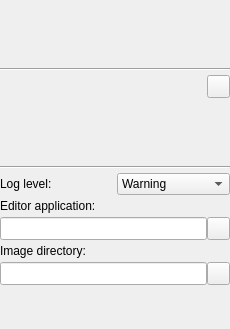
<?xml version="1.0" encoding="UTF-8"?>
<ui version="4.0">
 <class>ConfigurationToolbox</class>
 <widget class="QWidget" name="ConfigurationToolbox">
  <property name="minimumSize">
   <size>
    <width>230</width>
    <height>320</height>
   </size>
  </property>
  <property name="maximumSize">
   <size>
    <width>230</width>
    <height>16777215</height>
   </size>
  </property>
  <property name="windowTitle">
   <string>Configuration</string>
  </property>
  <layout class="QVBoxLayout" name="verticalLayout">
   <property name="spacing">
    <number>4</number>
   </property>
   <property name="leftMargin">
    <number>0</number>
   </property>
   <property name="topMargin">
    <number>4</number>
   </property>
   <property name="rightMargin">
    <number>0</number>
   </property>
   <property name="bottomMargin">
    <number>4</number>
   </property>
   <item>
    <widget class="QWidget" name="deviceSetSelectionWidget" native="true">
     <property name="minimumSize">
      <size>
       <width>0</width>
       <height>48</height>
      </size>
     </property>
     <property name="maximumSize">
      <size>
       <width>16777215</width>
       <height>208</height>
      </size>
     </property>
    </widget>
   </item>
   <item>
    <spacer name="verticalSpacer_9">
     <property name="orientation">
      <enum>Qt::Vertical</enum>
     </property>
     <property name="sizeType">
      <enum>QSizePolicy::Fixed</enum>
     </property>
     <property name="sizeHint" stdset="0">
      <size>
       <width>158</width>
       <height>12</height>
      </size>
     </property>
    </spacer>
   </item>
   <item>
    <widget class="Line" name="line">
     <property name="orientation">
      <enum>Qt::Horizontal</enum>
     </property>
    </widget>
   </item>
   <item>
    <layout class="QHBoxLayout" name="horizontalLayout">
     <property name="spacing">
      <number>4</number>
     </property>
     <item>
      <spacer name="horizontalSpacer">
       <property name="orientation">
        <enum>Qt::Horizontal</enum>
       </property>
       <property name="sizeHint" stdset="0">
        <size>
         <width>40</width>
         <height>20</height>
        </size>
       </property>
      </spacer>
     </item>
     <item>
      <widget class="QPushButton" name="pushButton_PopOut">
       <property name="minimumSize">
        <size>
         <width>23</width>
         <height>23</height>
        </size>
       </property>
       <property name="maximumSize">
        <size>
         <width>23</width>
         <height>23</height>
        </size>
       </property>
       <property name="toolTip">
        <string>Pop out (or back) tool state window</string>
       </property>
       <property name="text">
        <string/>
       </property>
       <property name="icon">
        <iconset resource="../../CommonWidgets/CommonWidgets.qrc">
         <normaloff>:/icons/Resources/icon_PopOut.png</normaloff>:/icons/Resources/icon_PopOut.png</iconset>
       </property>
       <property name="checkable">
        <bool>true</bool>
       </property>
      </widget>
     </item>
    </layout>
   </item>
   <item>
    <widget class="QWidget" name="toolStateDisplayWidget" native="true">
     <property name="minimumSize">
      <size>
       <width>0</width>
       <height>48</height>
      </size>
     </property>
    </widget>
   </item>
   <item>
    <spacer name="verticalSpacer_2">
     <property name="orientation">
      <enum>Qt::Vertical</enum>
     </property>
     <property name="sizeType">
      <enum>QSizePolicy::Fixed</enum>
     </property>
     <property name="sizeHint" stdset="0">
      <size>
       <width>20</width>
       <height>12</height>
      </size>
     </property>
    </spacer>
   </item>
   <item>
    <widget class="Line" name="line_2">
     <property name="orientation">
      <enum>Qt::Horizontal</enum>
     </property>
    </widget>
   </item>
   <item>
    <layout class="QHBoxLayout" name="horizontalLayout_2">
     <item>
      <widget class="QLabel" name="labelLogLevel">
       <property name="sizePolicy">
        <sizepolicy hsizetype="Preferred" vsizetype="Preferred">
         <horstretch>0</horstretch>
         <verstretch>0</verstretch>
        </sizepolicy>
       </property>
       <property name="text">
        <string>Log level:</string>
       </property>
      </widget>
     </item>
     <item>
      <widget class="QComboBox" name="comboBox_LogLevel">
       <property name="sizePolicy">
        <sizepolicy hsizetype="Preferred" vsizetype="Fixed">
         <horstretch>0</horstretch>
         <verstretch>0</verstretch>
        </sizepolicy>
       </property>
       <property name="toolTip">
        <string>Level of log entries that are displayed</string>
       </property>
       <property name="currentIndex">
        <number>1</number>
       </property>
       <item>
        <property name="text">
         <string>Error</string>
        </property>
       </item>
       <item>
        <property name="text">
         <string>Warning</string>
        </property>
       </item>
       <item>
        <property name="text">
         <string>Info</string>
        </property>
       </item>
       <item>
        <property name="text">
         <string>Debug</string>
        </property>
       </item>
       <item>
        <property name="text">
         <string>Trace</string>
        </property>
       </item>
      </widget>
     </item>
    </layout>
   </item>
   <item>
    <widget class="QLabel" name="label_EditorApplicationExecutable">
     <property name="toolTip">
      <string>Path of the editor application executable that is used to open configuration files</string>
     </property>
     <property name="text">
      <string>Editor application:</string>
     </property>
    </widget>
   </item>
   <item>
    <layout class="QHBoxLayout" name="horizontalLayout_3">
     <property name="spacing">
      <number>0</number>
     </property>
     <item>
      <widget class="QLineEdit" name="lineEdit_EditorApplicationExecutable">
       <property name="sizePolicy">
        <sizepolicy hsizetype="Expanding" vsizetype="Preferred">
         <horstretch>0</horstretch>
         <verstretch>0</verstretch>
        </sizepolicy>
       </property>
       <property name="toolTip">
        <string>Path of the editor application executable that is used to open configuration files</string>
       </property>
       <property name="readOnly">
        <bool>true</bool>
       </property>
      </widget>
     </item>
     <item>
      <widget class="QPushButton" name="pushButton_SelectEditorApplicationExecutable">
       <property name="sizePolicy">
        <sizepolicy hsizetype="Fixed" vsizetype="Fixed">
         <horstretch>0</horstretch>
         <verstretch>0</verstretch>
        </sizepolicy>
       </property>
       <property name="minimumSize">
        <size>
         <width>23</width>
         <height>23</height>
        </size>
       </property>
       <property name="maximumSize">
        <size>
         <width>23</width>
         <height>23</height>
        </size>
       </property>
       <property name="focusPolicy">
        <enum>Qt::NoFocus</enum>
       </property>
       <property name="toolTip">
        <string>Select other device set configuration directory</string>
       </property>
       <property name="text">
        <string/>
       </property>
       <property name="icon">
        <iconset resource="../../CommonWidgets/CommonWidgets.qrc">
         <normaloff>:/icons/Resources/icon_OpenFile.png</normaloff>:/icons/Resources/icon_OpenFile.png</iconset>
       </property>
       <property name="iconSize">
        <size>
         <width>16</width>
         <height>16</height>
        </size>
       </property>
      </widget>
     </item>
    </layout>
   </item>
   <item>
    <widget class="QLabel" name="label_ImageDirectory">
     <property name="toolTip">
      <string>Directory that contains the usually used input images (to act as home for relative paths in device set configuration files)</string>
     </property>
     <property name="text">
      <string>Image directory:</string>
     </property>
    </widget>
   </item>
   <item>
    <layout class="QHBoxLayout" name="horizontalLayout_4">
     <property name="spacing">
      <number>0</number>
     </property>
     <item>
      <widget class="QLineEdit" name="lineEdit_ImageDirectory">
       <property name="sizePolicy">
        <sizepolicy hsizetype="Expanding" vsizetype="Preferred">
         <horstretch>0</horstretch>
         <verstretch>0</verstretch>
        </sizepolicy>
       </property>
       <property name="toolTip">
        <string>Directory that contains the usually used input images (to act as home for relative paths in device set configuration files)</string>
       </property>
       <property name="readOnly">
        <bool>true</bool>
       </property>
      </widget>
     </item>
     <item>
      <widget class="QPushButton" name="pushButton_SelectImageDirectory">
       <property name="sizePolicy">
        <sizepolicy hsizetype="Fixed" vsizetype="Fixed">
         <horstretch>0</horstretch>
         <verstretch>0</verstretch>
        </sizepolicy>
       </property>
       <property name="minimumSize">
        <size>
         <width>23</width>
         <height>23</height>
        </size>
       </property>
       <property name="maximumSize">
        <size>
         <width>23</width>
         <height>23</height>
        </size>
       </property>
       <property name="focusPolicy">
        <enum>Qt::NoFocus</enum>
       </property>
       <property name="toolTip">
        <string>Select other device set configuration directory</string>
       </property>
       <property name="text">
        <string/>
       </property>
       <property name="icon">
        <iconset resource="../../CommonWidgets/CommonWidgets.qrc">
         <normaloff>:/icons/Resources/icon_OpenFile.png</normaloff>:/icons/Resources/icon_OpenFile.png</iconset>
       </property>
       <property name="iconSize">
        <size>
         <width>16</width>
         <height>16</height>
        </size>
       </property>
      </widget>
     </item>
    </layout>
   </item>
   <item>
    <spacer name="verticalSpacer">
     <property name="orientation">
      <enum>Qt::Vertical</enum>
     </property>
     <property name="sizeHint" stdset="0">
      <size>
       <width>20</width>
       <height>40</height>
      </size>
     </property>
    </spacer>
   </item>
  </layout>
 </widget>
 <resources>
  <include location="../../CommonWidgets/CommonWidgets.qrc"/>
 </resources>
 <connections/>
</ui>
